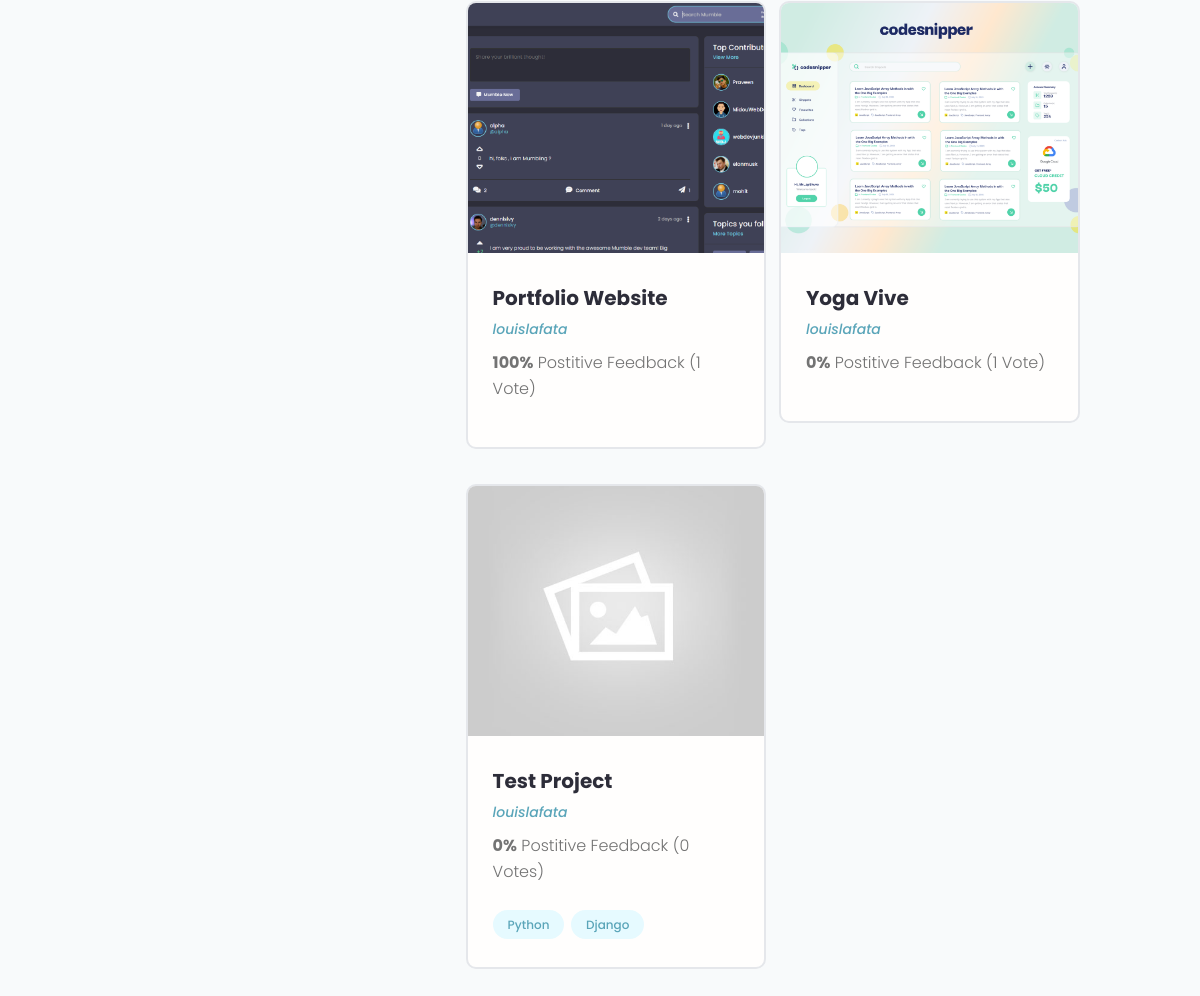
The page /user-profile/ad9dc6dc-7d3f-482d-a442-4cb56f4d478f/ (lower part) on the database as committed earlier.
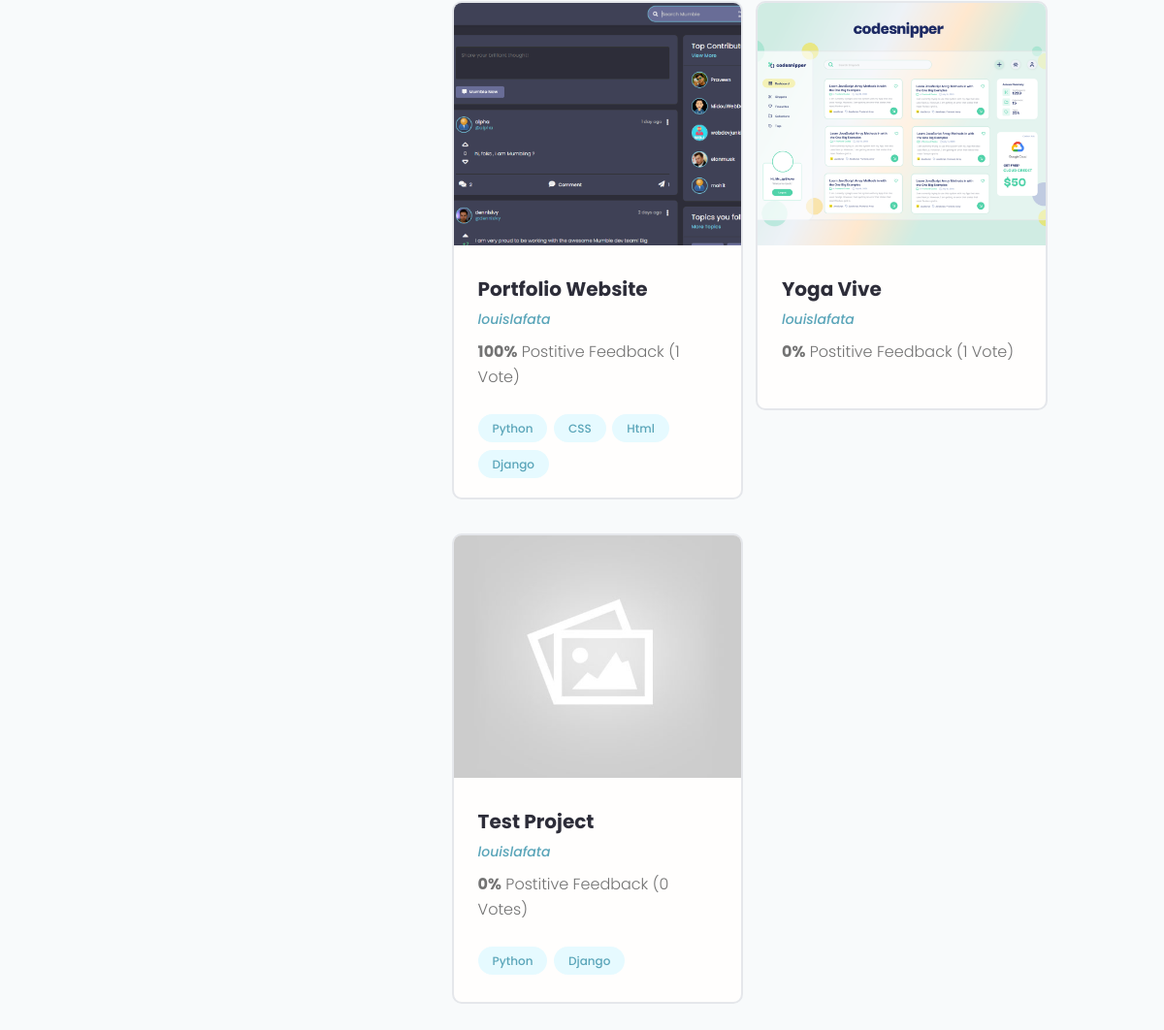
The same page on the database as committed later.
### projects/models.py (models this page shows, shortened)
class Project(models.Model):
    owner = models.ForeignKey(
        Profile, null=True, blank=True, on_delete=models.SET_NULL)
    title = models.CharField(max_length=200)
    description = models.TextField(null=True, blank=True)
    featured_image = models.ImageField(
        null=True, blank=True, default="default.jpg")
    demo_link = models.CharField(max_length=2000, null=True, blank=True)
    source_link = models.CharField(max_length=2000, null=True, blank=True)
    tags = models.ManyToManyField('Tag', blank=True)
    vote_total = models.IntegerField(default=0, null=True, blank=True)
    vote_ratio = models.IntegerField(default=0, null=True, blank=True)
    created = models.DateTimeField(auto_now_add=True)
    id = models.UUIDField(default=uuid.uuid4, unique=True,
                          primary_key=True, editable=False)
    class Meta:
        ordering = ['-vote_ratio', '-vote_total']

class Tag(models.Model):
    name = models.CharField(max_length=200)
    created = models.DateTimeField(auto_now_add=True)
    id = models.UUIDField(default=uuid.uuid4, unique=True,
                          primary_key=True, editable=False)
    def __str__(self):
        return self.name

### users/models.py (models this page shows)
class Profile(models.Model):
    user = models.OneToOneField(
        User, on_delete=models.CASCADE, null=True, blank=True)
    name = models.CharField(max_length=200, blank=True, null=True)
    email = models.EmailField(max_length=500, blank=True, null=True)
    username = models.CharField(max_length=200, blank=True, null=True)
    location = models.CharField(max_length=200, blank=True, null=True)
    short_intro = models.CharField(max_length=200, blank=True, null=True)
    bio = models.TextField(blank=True, null=True)
    profile_image = models.ImageField(
        null=True, blank=True, upload_to='profiles/', default="profiles/user-default.png")
    location = models.CharField(max_length=200, blank=True, null=True)
    social_github = models.CharField(max_length=200, blank=True, null=True)
    social_stackoverflow = models.CharField(
        max_length=200, blank=True, null=True)
    social_twitter = models.CharField(max_length=200, blank=True, null=True)
    social_linkedin = models.CharField(max_length=200, blank=True, null=True)
    social_youtube = models.CharField(max_length=200, blank=True, null=True)
    social_website = models.CharField(max_length=200, blank=True, null=True)
    created = models.DateTimeField(auto_now_add=True)
    id = models.UUIDField(default=uuid.uuid4, unique=True,
                          primary_key=True, editable=False)
    def __str__(self):
        return str(self.user.username)

### users/views.py (the view)
# urls.py: path("user-profile/<str:pk>/", views.userProfile, name="user-profile"),
def userProfile(request, pk):
    profileObj = Profile.objects.get(id=pk)
    topSkills = profileObj.skill_set.exclude(description__exact="")
    otherSkills = profileObj.skill_set.filter(description="")
    projects = profileObj.project_set.all()
    context = {'profile': profileObj,
               'topSkills': topSkills, 'otherSkills': otherSkills, 'projects': projects}
    return render(request, 'users/user-profile.html', context)

### users/templates/users/user-profile.html (shortened to what this page needs)
{% extends 'main.html' %}
{% block content %}
<main class="profile my-md">
   <div class="container">
      <div class="layout">
         <div class="column column--1of3">
         </div>
         <div class="column column--2of3">
            <div class="devInfo">
               <div class="grid grid--two">
                  {% for project in projects %}
                  <div class="column">
                     <div class="card project">
                        <a href="{% url 'project' project.id %}" class="project">
                           <img class="project__thumbnail" src="{{project.featured_image.url}}"
                              alt="project thumbnail" />
                           <div class="card__body">
                              <h3 class="project__title">{{project.title}}</h3>
                              <p><a class="project__author" href="profile.html">{{project.owner}}</a></p>
                              <p class="project--rating">
                                 <span style="font-weight: bold;">{{project.vote_ratio}}%</span> Postitive
                                 Feedback ({{project.vote_total}} Vote{{project.vote_total|pluralize:"s"}})
                              </p>
                              <div class="project__tags">
                                 {% for tag in project.tags.all %}
                                 <span class="tag tag--pill tag--main">
                                    <small>{{tag}}</small>
                                 </span>
                                 {% endfor %}
                              </div>
                           </div>
                        </a>
                     </div>
                  </div>
                  {% endfor %}
               </div>
            </div>
         </div>
      </div>
   </div>
</main>
{% endblock content %}

Rows that differ between the two databases and show on the page:
changed Project "Portfolio Website": gains Tag (name "Python"); gains Tag (name "Django")
added Tag: name "CSS", shown under Project "Portfolio Website"
added Tag: name "Html", shown under Project "Portfolio Website"
